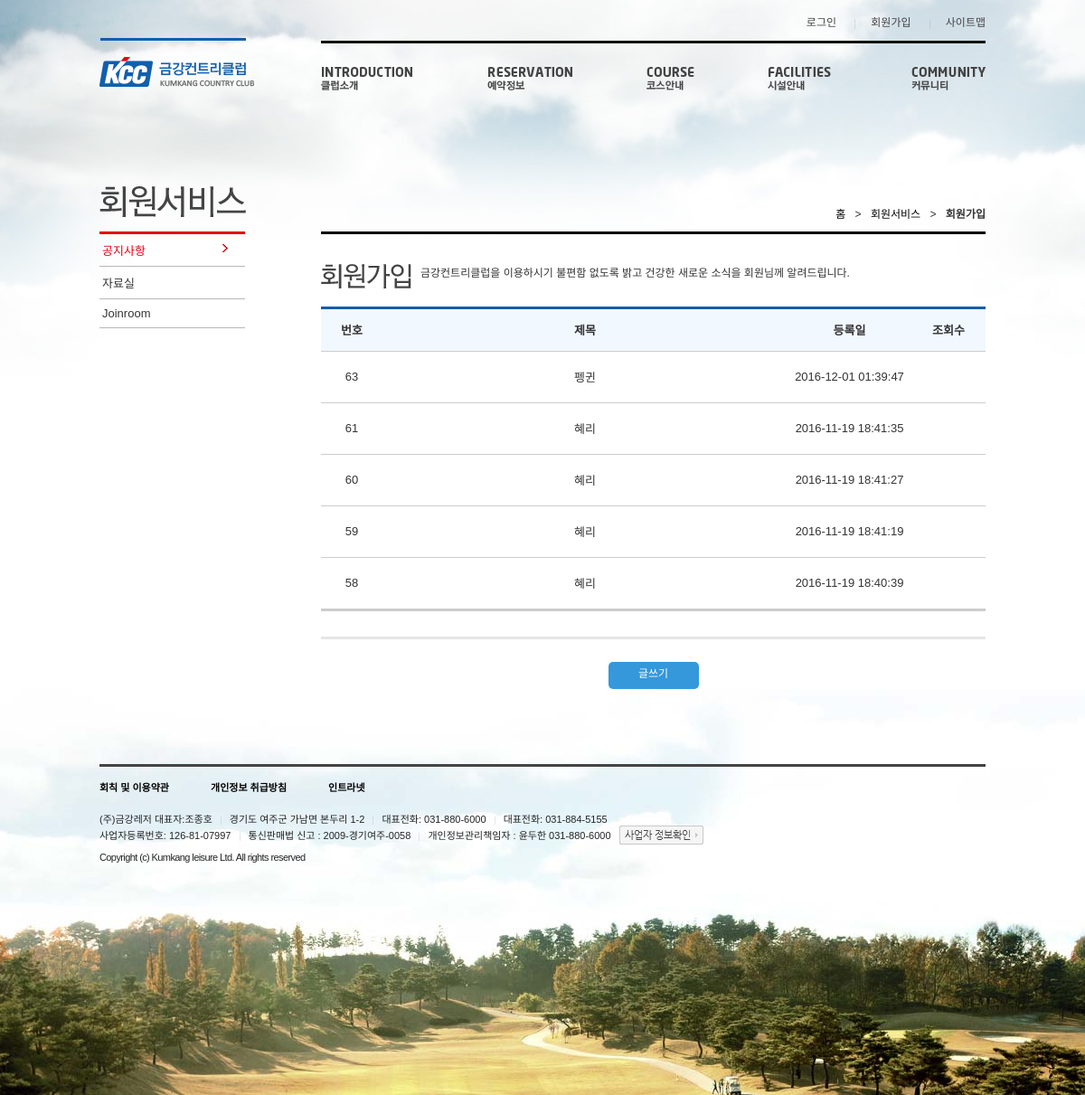
The app's page /sub/kccgolf/sub1.php with its own data.
### tables this page shows
CREATE TABLE `board` (
  `idx` int(11) NOT NULL,
  `writer` varchar(200) NOT NULL,
  `title` varchar(200) NOT NULL,
  `date` timestamp NOT NULL DEFAULT CURRENT_TIMESTAMP ON UPDATE CURRENT_TIMESTAMP,
  `count` varchar(200) NOT NULL,
  `content` varchar(200) NOT NULL,
  `upload` varchar(200) NOT NULL
);

### sub/kccgolf/sub1.php (the view, shortened to what this page needs)
<?php
    require_once 'inc/header.php';
    include "db.php";
    $sql = "select * from board order by idx desc";
    $se = $pdo->prepare($sql);
    $se->execute();
    $result = $se->fetchAll();
?>
<div id="container">
    <div id="content">
        <div class="sub_con">
            <div class="left_con">
                <h2 class="sp_sub lnb_title">COMMUNITY 커뮤니티</h2>
                <ul class="lnb">
                <li><a href="./sub1.php" class="selected_hard">공지사항<span class="sp_sub select_ico"></span></a></li>
                <li><a href="#">자료실<span class="sp_sub select_ico"></span></a></li>
                <li><a href="#">Joinroom<span class="sp_sub select_ico"></span></a></li>
                </ul>
            </div>
            <div class="right_con">
                <p class="pg_nav">
                    <a href="#">홈</a>
                    <span>&gt;</span>
                    <a href="#">회원서비스</a>
                    <span>&gt;</span>
                    <strong>회원가입</strong>
                </p>
                <div class="join_wrap">
                    <h3 class="sp_sub join_title">공지사항</h3>
                    <p class="join_txt">금강컨트리클럽을 이용하시기 불편함 없도록 밝고 건강한 새로운 소식을 회원님께 알려드립니다.</p>
                              <table class="not_tb">
                <colgroup>
                <col style="width:68px">
                <col>
                <col style="width:137px">
                <col style="width:82px">
                </colgroup>
                <thead>
                        <tr>
                            <th scope="col"><span class="in">번호</span></th>
                            <th scope="col"><span class="in">제목</span></th>
                            <th scope="col"><span class="in">등록일</span></th>
                            <th scope="col"><span class="in">조회수</span></th>
                        </tr>
                </thead>
                <tbody>
                   <?php
                        foreach($result as $ro){
                    ?>
                    <tr>
                        <td>
                            <div class="in"><?=$ro['idx']?></div>
                        </td>
                        <td class="con">
                            <div class="in"><a href="./view.php?idx=<?=$ro['idx']?>"><?=$ro['title']?></a></div>
                        </td>
                        <td>
                            <div class="in">
                                <div class="in"><?=$ro['date']?></div>
                            </div>
                        </td>
                        <td>
                        </td>
                    </tr>
                    <?php
                        }
                    ?>
                </tbody>
                </table>
                </div>
                <div class="btn_wrap"><p class="write"><a href="write.php">글쓰기</a></p>
                </div>
            </div>
        </div>
    </div>
</div>
<div id="footer">
    <div class="f_inner">
        <p class="policy_sub">
            <a href="#">회칙 및 이용약관</a>
            <a href="#">개인정보 취급방침</a>
            <a href="#">인트라넷</a>
        </p>
        <div class="site_info">
            <p class="none_style">(주)금강레저 대표자:조종호</p>
            <p>경기도 여주군 가남면 본두리 1-2</p>
            <p>대표전화: 031-880-6000</p>
            <p>대표전화: 031-884-5155</p><br>
            <p class="none_style">사업자등록번호: 126-81-07997</p>
            <p>통신판매법 신고 : 2009-경기여주-0058</p>
            <p>개인정보관리책임자 : 윤두한 031-880-6000</p>
            <p><a href="#" class="licenseInfo sp_main">사업자 정보확인</a></p>
        </div>
        <address>Copyright (c) Kumkang leisure Ltd.  All rights reserved</address>
    </div>
</div>
</div>
</body>
</html>

### sub/kccgolf/inc/header.php (shortened to what this page needs)
<?php
    if($_SERVER['PHP_SELF'] =="/12/sub/kccgolf/index.php" ){
        $wrap = "main";
    }else{
        $wrap = "sub_bg";
    }
?>
<!DOCTYPE html>
<html lang="ko">
<head>
<link rel="stylesheet" type="text/css" href="css/kcc_style.css" />
<link rel="stylesheet" type="text/css" href="js/jquery/flexslider/flexslider.css" />
</head>
<body>
<div id="wrap" class="<?=$wrap?>">
	<div id="header">
		<h1 class="logo">
			<a href="./index.php" class="sp_com kcc">
			</a>
		</h1>
		<div id="site_gnb">
			<div class="">
			<ul class="gnb_menu">
			<li><a href="#login-box" class="login-window">로그인</a></li>
			<li><a href="signin.php">회원가입</a></li>
			<li><a href="#">사이트맵</a></li>
			</ul>
			</div>
		</div>
		<div id="site_menu">
			<div class="menu_lst_wrap">
			<ul class="site_menu_lst">
			<li class="menu1">
				<a href="#" class="sp_com site_menu1">Introduction 클럽소개</a>
			</li>
			<li class="menu2">
				<a href="#" class="sp_com site_menu2">RESERVATION 예약정보</a>
			</li>
			<li class="menu3">
				<a href="#" class="sp_com site_menu3">COURCE 코스안내</a>
			</li>
			<li class="menu4">
				<a href="#" class="sp_com site_menu4">FACILITIES 시설안내</a>
			</li>
			<li class="menu5">
                <a href="sub1.php" class="sp_com site_menu5">COMMUNITY 커뮤니티</a>
			</li>
			</ul>
			</div>
		</div>
	</div>

### sub/kccgolf/css/kcc_style.css (style rules this page uses)
body,div,dl,dt,dd,ul,ol,li,h1,h2,h3,h4,h5,h6,form,label,blockquote,q,fieldset,legend,textarea,p,th,td,input,select,textarea,button { margin:0;padding:0 }
th { font-weight: 700; }
html,body { width:100%;height:100% }
body { font-family:'나눔고딕',NanumGothic,nanumG,'돋움',dotum,tahoma,sans-serif;font-size:12px;color:#000 }
h1,h2,h3,h4,h5,h6,strong,b,th { font-size:12px;font-weight:700 }
dl,ul,ol,menu,li { list-style:none }
address,caption,em { font-style:normal }
a { color:#000;text-decoration:none;cursor:pointer }
table { border:0;border-collapse:collapse;border-spacing:0;table-layout:fixed }
p { color:#333 }
.sp_com { display:block;height:26px;background:url(../img/sp_common.png) no-repeat;text-indent:-9999px }
.sp_main { display:block;overflow:hidden;background:url(../img/sp_main.png) no-repeat;text-indent:-9999px }
.sp_sub { float:left; overflow:hidden;background:url(../img/sp_sub.png) no-repeat;text-indent:-9999px; margin-right: 10px; }
.sub_bg { background:url(../img/bg_sub.jpg) no-repeat 50% 0 }
#header, #content, .f_inner { width:980px;margin:0 auto }
#header { height:256px }
#content { position:relative }
.logo { float:left;padding-top:42px }
.kcc { width:171px;height:54px;background-position:0 0 }
#site_gnb { margin-left:25%;padding-top:15px;text-align:right }
.gnb_menu li { display:inline;padding:0 17px 0 18px;background:url(../img/bg_bar.png) no-repeat 0 3px;color:#444 }
.gnb_menu li:first-child { background:none }
.gnb_menu li:last-child { padding-right:0;*padding-right:0 }
.gnb_menu li a { color:#444 }
#site_menu { margin-top:13px;margin-left:25%;border-top:3px solid #12140b }
.site_menu_lst { padding-top:26px }
.site_menu_lst li { float:left }
.menu1 { width:184px }
.menu2 { width:176px }
.menu3 { width:134px }
.menu4 { width:159px }
.menu5 { width:82px }
.site_menu1 { width:101px;background-position:0 -60px }
.site_menu2 { width:94px;background-position:-105px -60px }
.site_menu3 { width:53px;background-position:-205px -60px }
.site_menu4 { width:70px;background-position:-270px -60px }
.site_menu5 { width:82px;background-position:-350px -60px }
#footer { background:url(../img/bg_footer.jpg) no-repeat 50% 0 }
.f_inner { padding:83px 0 257px;font-size:11px }
.policy_sub { padding-top:14px;border-top:3px solid #444 }
.policy a,.policy_sub a { padding-left:43px;color:#000;font-weight:bold }
.policy a:first-child,.policy_sub a:first-child { padding-left:0 }
.site_info { margin-top:19px }
.site_info:after { display:block;clear:both;content:"" }
.site_info p { display:inline;padding:0 6px 0 10px;background:url(../img/bg_bar.png) no-repeat 0 3px;line-height:18px;color:#232426 }
.site_info p.none_style { padding-left:0;background:none }
.site_info p:last-child { padding-right:0;background:none }
.licenseInfo { display:inline-block;width:93px;height:21px;margin:-3px 0 0 -10px;background-position:-419px 0;vertical-align:middle;text-indent:-9999px }
address { margin-top:8px;color:#232426;letter-spacing:-0.6px }
.sub_con { position:relative;width:100% }
.left_con { float:left;width:161px;border-top:3px solid #e60012 }
.right_con { margin-left:25%;border-top:3px solid #000 }
.lnb_title { position:absolute;top:-50px;left:0;width:162px;height:34px;background-position:0 0 }
.lnb li { border-bottom:1px solid #b7b7b7 }
.lnb li a { display:block;position:relative;padding:8px 3px 8px;color:#333;font-size:13px }
.lnb li a.selected,.lnb li a.selected_hard { color:#e60012 }
.lnb li a .select_ico { display:none }
.lnb li a.selected .select_ico, .lnb li a.selected_hard .select_ico { display:inline-block;position:absolute;top:11px;right:9px;width:6px;height:9px;background-position:-130px -40px }
.pg_nav { position:absolute;top:-29px;right:0 }
.pg_nav > span { padding:0 7px }
.join_wrap { margin-top:33px }
.join_title { width:100px;height:27px;background-position:0 -40px }
.join_txt { margin-top:6px;color:#333 }
.btn_wrap { margin-top:28px;padding-top:25px;border-top:3px solid #e6e6e6;text-align:center }
.not_tb { width: 100%; margin-top: 30px; border-top: 3px solid #115fad; border-bottom: 3px solid #ccc; table-layout: fixed; }
.not_tb th { padding: 13px 0 14px; background: #f2f8ff; }
.not_tb .in, .not_tb .in a { font-size: 13px; color: #333; }
.not_tb td { padding: 18px 0 19px; border-top:1px solid #ccc; text-align: center; }
.write { width: 100px; height: 30px; background: #3498db; border-radius: 5px; text-align: center; line-height: 26px; margin: 0 auto; }
.write a { color: #fff; text-decoration: none; }

### records on screen
board: idx "63", title "펭귄", date "2016-12-01 01:39:47"
board: idx "61", title "혜리", date "2016-11-19 18:41:35"
board: idx "60", title "혜리", date "2016-11-19 18:41:27"
board: idx "59", title "혜리", date "2016-11-19 18:41:19"
board: idx "58", title "혜리", date "2016-11-19 18:40:39"
